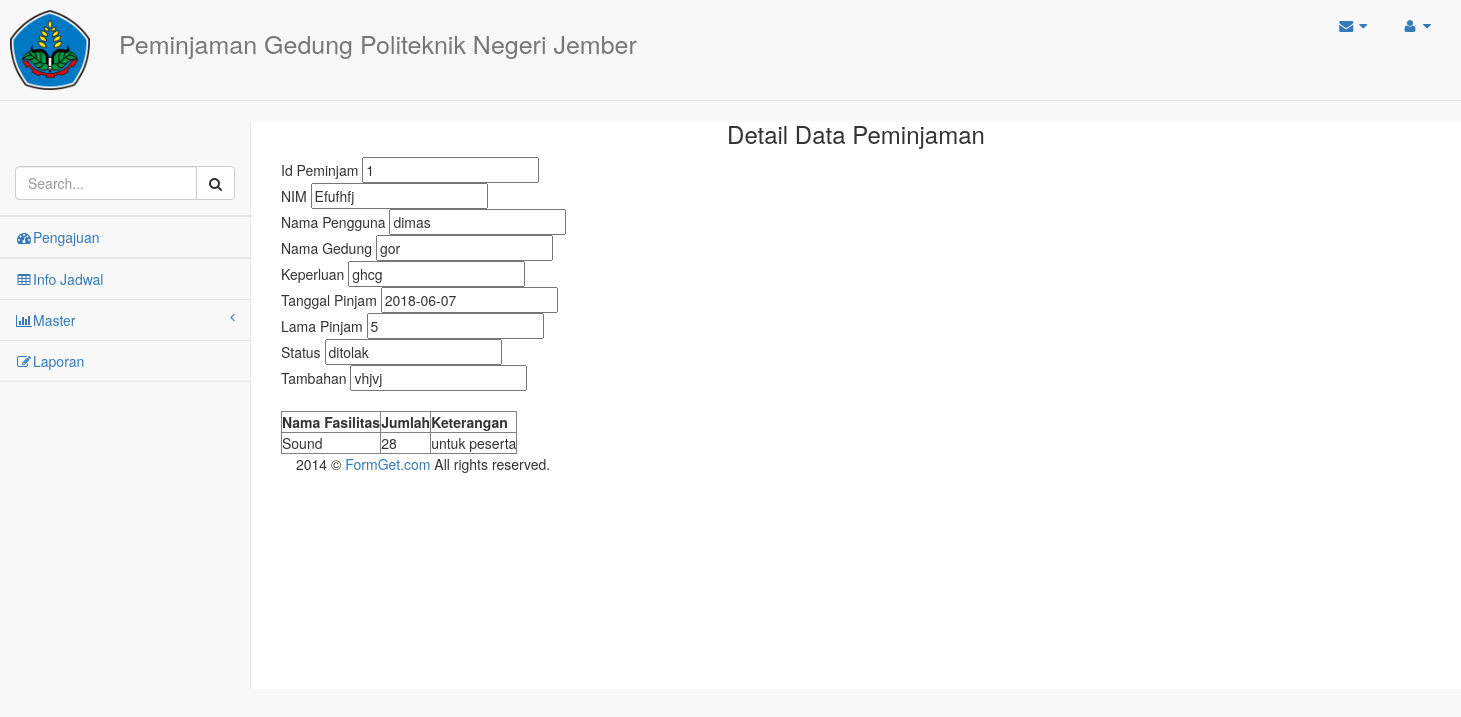
Page /menukepala/detail/1 on the committed database.
### tables this page shows
CREATE TABLE `peminjaman` (
  `ID_Peminjam` int(11) NOT NULL,
  `NIM` varchar(12) NOT NULL,
  `ID_Gedung` int(11) NOT NULL,
  `Keperluan` text NOT NULL,
  `Lama_pinjam` varchar(30) NOT NULL,
  `Tanggal_pinjam` date NOT NULL,
  `Tambahan` text,
  `Status` varchar(10) NOT NULL
);

CREATE TABLE `pengguna` (
  `NIM` varchar(12) NOT NULL,
  `nama_pengguna` varchar(30) NOT NULL,
  `noHp_pengguna` char(12) DEFAULT NULL,
  `jk_pengguna` varchar(6) NOT NULL,
  `password` varchar(15) NOT NULL,
  `alamat_pengguna` tinytext NOT NULL
);

CREATE TABLE `gedung` (
  `ID_Gedung` int(11) NOT NULL,
  `Nama_Gedung` varchar(30) NOT NULL,
  `Deskripsi` char(13) NOT NULL,
  `NIP` varchar(20) NOT NULL
);

CREATE TABLE `detail_fasilitas` (
  `ID_Detail` int(11) NOT NULL,
  `ID_Peminjam` int(11) NOT NULL,
  `ID_Fasilitas` int(11) NOT NULL,
  `Jumlah` int(11) NOT NULL,
  `Keterangan` text
);

CREATE TABLE `fasilitas` (
  `ID_Fasilitas` int(11) NOT NULL,
  `Nama_Fasilitas` varchar(30) NOT NULL
);

### application/controllers/menukepala.php (called while the page is built, shortened)
<?php
class menukepala extends CI_Controller{
	function __construct(){
		$this->load->helper(array('url'));
		$this->load->model('login_model');
		$this->load->view('home/headerkepala');
	}
	function detail(){
 	 	$id = $this->uri->segment(3);
		$data['ci'] = $this->login_model->detail($id);
		$data['cii'] = $this->login_model->detaillist($id);
		$data['id'] = $id;
		$this->load->view('pengajuankepala/detail',$data);
	}
	}
?>

### index.php (called while the page is built, shortened)
<?php
require_once BASEPATH.'core/CodeIgniter.php';

### application/models/login_model.php (called while the page is built, shortened)
<?php
class login_model extends CI_Model{
	function detail($id){
		$query = $this->db->query("SELECT detail_fasilitas.*,fasilitas.* FROM detail_fasilitas,fasilitas WHERE detail_fasilitas.ID_Fasilitas = fasilitas.ID_Fasilitas AND detail_fasilitas.ID_Peminjam = '$id'");
		return $query->result();
	}
	function detaillist($id){
		$query = $this->db->query("SELECT peminjaman.*,pengguna.NIM,pengguna.Nama_Pengguna,gedung.Nama_Gedung,gedung.ID_Gedung FROM pengguna,peminjaman,gedung where pengguna.NIM = peminjaman.NIM AND peminjaman.ID_Gedung=gedung.ID_Gedung AND peminjaman.ID_Peminjam = '$id'");
		return $query->result();
	}
}
?>

### application/views/pengajuankepala/detail.php (the view, shortened to what this page needs)
<!DOCTYPE html>
<html>
<head>
</head>
<body>
	<center>
		<h3>Detail Data Peminjaman</h3>
	</center>
	<?php foreach($cii as $row){ ?>
		Id Peminjam
					<input type="text" name="ID_Peminjam" value="<?php echo $row->ID_Peminjam ?>" readonly><br>
		NIM
					<input type="text" name="NIM" value="<?php echo $row->NIM ?>" readonly><br>
		Nama Pengguna
					<input type="text" name="Nama_Pengguna" value="<?php echo $row->Nama_Pengguna ?>" readonly><br>
		Nama Gedung
					<input type="text" name="Nama_Gedung" value="<?php echo $row->Nama_Gedung ?>" readonly><br>
		Keperluan
					<input type="text" name="Keperluan" value="<?php echo $row->Keperluan ?>"readonly><br>
		Tanggal Pinjam
					<input type="text" name="Tanggal_pinjam" value="<?php echo $row->Tanggal_pinjam ?>"readonly><br>
		Lama Pinjam
					<input type="text" name="Lama_pinjam" value="<?php echo $row->Lama_pinjam ?>"readonly><br>
		Status
					<input type="text" name="Status" value="<?php echo $row->Status ?>" readonly><br>
		Tambahan
					<input type="text" name="Tambahan" value="<?php echo $row->Tambahan ?>" readonly>
					<br><br>
	<?php } ?>
<table border="1">
				<tr>
					<th>Nama Fasilitas</th>
					<th>Jumlah</th>
					<th>Keterangan</th>
				</tr>
				<?php
		foreach($ci as $data){
		?>
		<tr>
			<td><?php echo $data->Nama_Fasilitas ?></td>
			<td><?php echo $data->Jumlah ?></td>
			<td><?php echo $data->Keterangan ?></td>
		</tr>
		<?php } ?>
			</table>
</body>
<footer>
    <div id="footer_bottom" class="footer-bottom footer">
<div class="container">
<div class="row">
<div class="col-md-12">
<div class="copyright">2014 © <a href="#">FormGet.com</a> All rights reserved.</div>
</div>
</div>
</div>
      </footer>
</html>

### rows in the picture
peminjaman: ID_Peminjam "1", NIM "Efufhfj", Nama_Pengguna "dimas", Nama_Gedung "gor", Keperluan "ghcg", Tanggal_pinjam "2018-06-07", Lama_pinjam "5", Status "ditolak", Tambahan "vhjvj"
detail_fasilitas: ID_Fasilitas.Nama_Fasilitas "Sound", Jumlah "28", Keterangan "untuk peserta"
